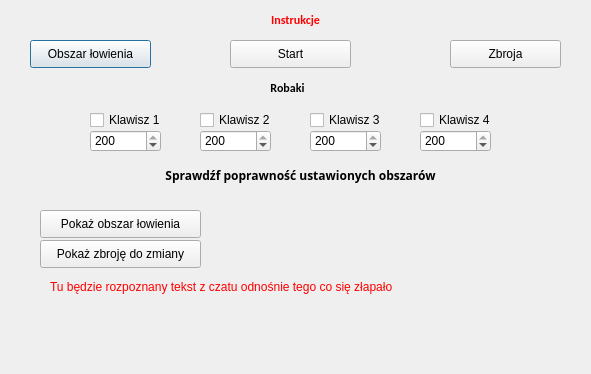
<?xml version="1.0" encoding="UTF-8"?>
<ui version="4.0">
 <class>Dialog</class>
 <widget class="QDialog" name="Dialog">
  <property name="geometry">
   <rect>
    <x>0</x>
    <y>0</y>
    <width>591</width>
    <height>374</height>
   </rect>
  </property>
  <property name="windowTitle">
   <string>Dialog</string>
  </property>
  <widget class="QPushButton" name="btn_select_fishing_area">
   <property name="geometry">
    <rect>
     <x>30</x>
     <y>40</y>
     <width>121</width>
     <height>28</height>
    </rect>
   </property>
   <property name="text">
    <string>Obszar łowienia</string>
   </property>
  </widget>
  <widget class="QPushButton" name="btn_start">
   <property name="geometry">
    <rect>
     <x>230</x>
     <y>40</y>
     <width>121</width>
     <height>28</height>
    </rect>
   </property>
   <property name="text">
    <string>Start</string>
   </property>
  </widget>
  <widget class="QPushButton" name="btn_change_armor">
   <property name="geometry">
    <rect>
     <x>450</x>
     <y>40</y>
     <width>111</width>
     <height>28</height>
    </rect>
   </property>
   <property name="text">
    <string>Zbroja</string>
   </property>
  </widget>
  <widget class="QLabel" name="label_2">
   <property name="geometry">
    <rect>
     <x>80</x>
     <y>160</y>
     <width>441</width>
     <height>31</height>
    </rect>
   </property>
   <property name="font">
    <font>
     <family>Arial Black</family>
     <pointsize>9</pointsize>
     <weight>75</weight>
     <bold>true</bold>
    </font>
   </property>
   <property name="text">
    <string>Sprawdźf poprawność ustawionych obszarów</string>
   </property>
   <property name="alignment">
    <set>Qt::AlignCenter</set>
   </property>
  </widget>
  <widget class="QPushButton" name="preview_fishing_zone">
   <property name="geometry">
    <rect>
     <x>40</x>
     <y>210</y>
     <width>161</width>
     <height>28</height>
    </rect>
   </property>
   <property name="text">
    <string>Pokaż obszar łowienia</string>
   </property>
  </widget>
  <widget class="QPushButton" name="preview_armor_zone">
   <property name="geometry">
    <rect>
     <x>40</x>
     <y>240</y>
     <width>161</width>
     <height>28</height>
    </rect>
   </property>
   <property name="text">
    <string>Pokaż zbroję do zmiany</string>
   </property>
  </widget>
  <widget class="QLabel" name="label_information">
   <property name="geometry">
    <rect>
     <x>60</x>
     <y>10</y>
     <width>471</width>
     <height>20</height>
    </rect>
   </property>
   <property name="palette">
    <palette>
     <active>
      <colorrole role="WindowText">
       <brush brushstyle="SolidPattern">
        <color alpha="255">
         <red>255</red>
         <green>0</green>
         <blue>0</blue>
        </color>
       </brush>
      </colorrole>
     </active>
     <inactive>
      <colorrole role="WindowText">
       <brush brushstyle="SolidPattern">
        <color alpha="255">
         <red>255</red>
         <green>0</green>
         <blue>0</blue>
        </color>
       </brush>
      </colorrole>
     </inactive>
     <disabled>
      <colorrole role="WindowText">
       <brush brushstyle="SolidPattern">
        <color alpha="255">
         <red>120</red>
         <green>120</green>
         <blue>120</blue>
        </color>
       </brush>
      </colorrole>
     </disabled>
    </palette>
   </property>
   <property name="font">
    <font>
     <family>Calibri</family>
     <pointsize>9</pointsize>
     <weight>75</weight>
     <bold>true</bold>
    </font>
   </property>
   <property name="text">
    <string>Instrukcje</string>
   </property>
   <property name="alignment">
    <set>Qt::AlignCenter</set>
   </property>
  </widget>
  <widget class="QLabel" name="label_worms_title">
   <property name="geometry">
    <rect>
     <x>260</x>
     <y>80</y>
     <width>55</width>
     <height>16</height>
    </rect>
   </property>
   <property name="font">
    <font>
     <family>Calibri</family>
     <pointsize>9</pointsize>
     <weight>75</weight>
     <bold>true</bold>
    </font>
   </property>
   <property name="toolTip">
    <string/>
   </property>
   <property name="text">
    <string>Robaki</string>
   </property>
   <property name="alignment">
    <set>Qt::AlignCenter</set>
   </property>
  </widget>
  <widget class="QCheckBox" name="check_worm_btn_1">
   <property name="geometry">
    <rect>
     <x>90</x>
     <y>110</y>
     <width>81</width>
     <height>20</height>
    </rect>
   </property>
   <property name="layoutDirection">
    <enum>Qt::LeftToRight</enum>
   </property>
   <property name="text">
    <string>Klawisz 1</string>
   </property>
  </widget>
  <widget class="QCheckBox" name="check_worm_btn_2">
   <property name="geometry">
    <rect>
     <x>200</x>
     <y>110</y>
     <width>81</width>
     <height>20</height>
    </rect>
   </property>
   <property name="layoutDirection">
    <enum>Qt::LeftToRight</enum>
   </property>
   <property name="text">
    <string>Klawisz 2</string>
   </property>
  </widget>
  <widget class="QCheckBox" name="check_worm_btn_3">
   <property name="geometry">
    <rect>
     <x>310</x>
     <y>110</y>
     <width>81</width>
     <height>20</height>
    </rect>
   </property>
   <property name="layoutDirection">
    <enum>Qt::LeftToRight</enum>
   </property>
   <property name="text">
    <string>Klawisz 3</string>
   </property>
  </widget>
  <widget class="QCheckBox" name="check_worm_btn_4">
   <property name="geometry">
    <rect>
     <x>420</x>
     <y>110</y>
     <width>81</width>
     <height>20</height>
    </rect>
   </property>
   <property name="layoutDirection">
    <enum>Qt::LeftToRight</enum>
   </property>
   <property name="text">
    <string>Klawisz 4</string>
   </property>
  </widget>
  <widget class="QSpinBox" name="worm_count_btn_1">
   <property name="geometry">
    <rect>
     <x>90</x>
     <y>130</y>
     <width>71</width>
     <height>22</height>
    </rect>
   </property>
   <property name="specialValueText">
    <string/>
   </property>
   <property name="accelerated">
    <bool>false</bool>
   </property>
   <property name="maximum">
    <number>200</number>
   </property>
   <property name="value">
    <number>200</number>
   </property>
  </widget>
  <widget class="QSpinBox" name="worm_count_btn_2">
   <property name="geometry">
    <rect>
     <x>200</x>
     <y>130</y>
     <width>71</width>
     <height>22</height>
    </rect>
   </property>
   <property name="maximum">
    <number>200</number>
   </property>
   <property name="value">
    <number>200</number>
   </property>
  </widget>
  <widget class="QSpinBox" name="worm_count_btn_3">
   <property name="geometry">
    <rect>
     <x>310</x>
     <y>130</y>
     <width>71</width>
     <height>22</height>
    </rect>
   </property>
   <property name="maximum">
    <number>200</number>
   </property>
   <property name="value">
    <number>200</number>
   </property>
  </widget>
  <widget class="QSpinBox" name="worm_count_btn_4">
   <property name="geometry">
    <rect>
     <x>420</x>
     <y>130</y>
     <width>71</width>
     <height>22</height>
    </rect>
   </property>
   <property name="maximum">
    <number>200</number>
   </property>
   <property name="value">
    <number>200</number>
   </property>
  </widget>
  <widget class="QLabel" name="label_reading_text">
   <property name="geometry">
    <rect>
     <x>50</x>
     <y>280</y>
     <width>491</width>
     <height>61</height>
    </rect>
   </property>
   <property name="palette">
    <palette>
     <active>
      <colorrole role="WindowText">
       <brush brushstyle="SolidPattern">
        <color alpha="255">
         <red>255</red>
         <green>0</green>
         <blue>0</blue>
        </color>
       </brush>
      </colorrole>
     </active>
     <inactive>
      <colorrole role="WindowText">
       <brush brushstyle="SolidPattern">
        <color alpha="255">
         <red>255</red>
         <green>0</green>
         <blue>0</blue>
        </color>
       </brush>
      </colorrole>
     </inactive>
     <disabled>
      <colorrole role="WindowText">
       <brush brushstyle="SolidPattern">
        <color alpha="255">
         <red>120</red>
         <green>120</green>
         <blue>120</blue>
        </color>
       </brush>
      </colorrole>
     </disabled>
    </palette>
   </property>
   <property name="text">
    <string>Tu będzie rozpoznany tekst z czatu odnośnie tego co się złapało</string>
   </property>
   <property name="alignment">
    <set>Qt::AlignLeading|Qt::AlignLeft|Qt::AlignTop</set>
   </property>
  </widget>
 </widget>
 <resources/>
 <connections/>
</ui>
